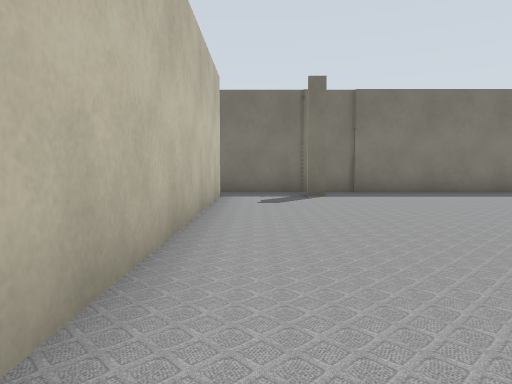
view 1 (above)

24 first-person views from a walk through a world built for the Gazebo simulator. The camera is 0.72 m above the floor, tilts 4° down and sees 70° across. The lines on the ground mark 1 m squares. The floor is counted in squares, 1 m on a side. Each view is taken from the middle of a square. On the plan, view 1 faces up. The plan holds only what a view shows up to about 11 squares ahead; the rest is blank. The place goes on beyond the plan.

view 2
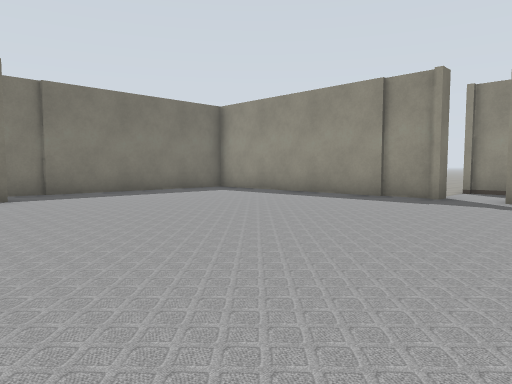

view 3
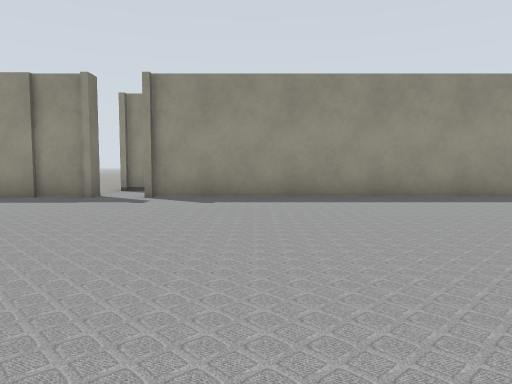

view 4
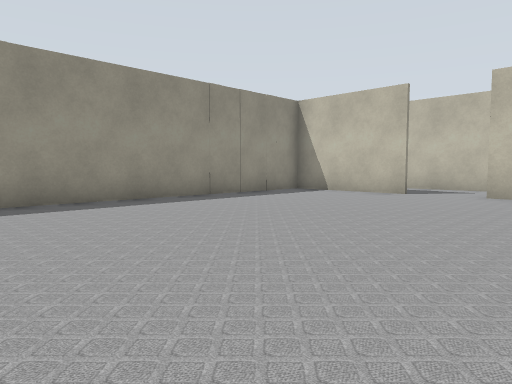

view 5
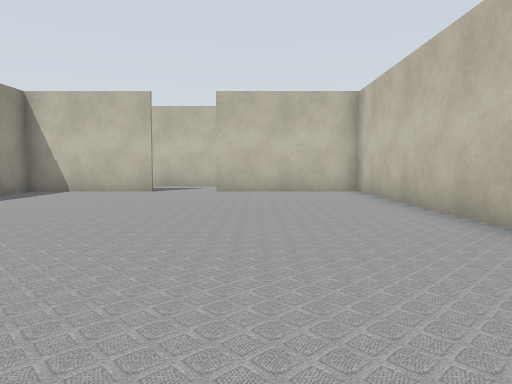

view 6
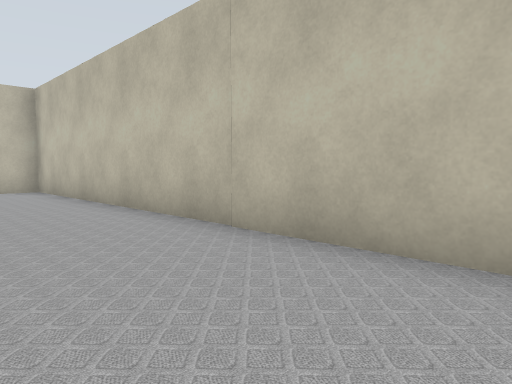

view 7
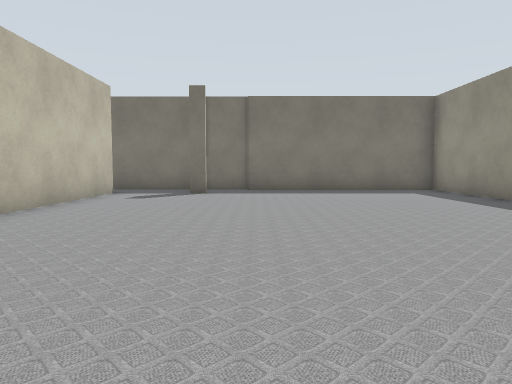

view 8
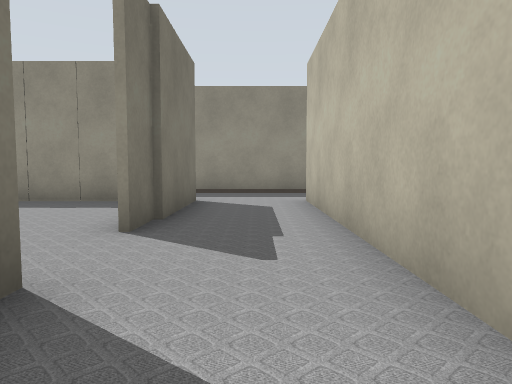

view 9
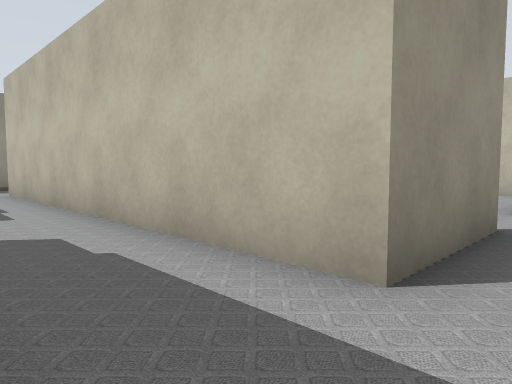

view 10
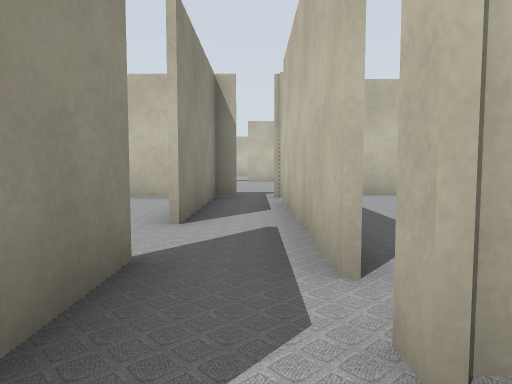

view 11
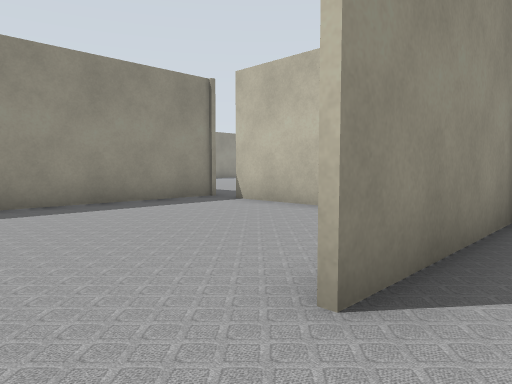

view 12
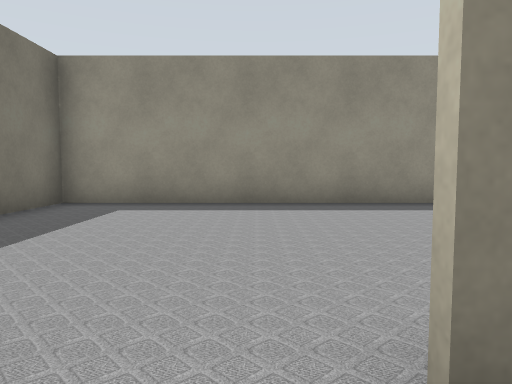

view 13
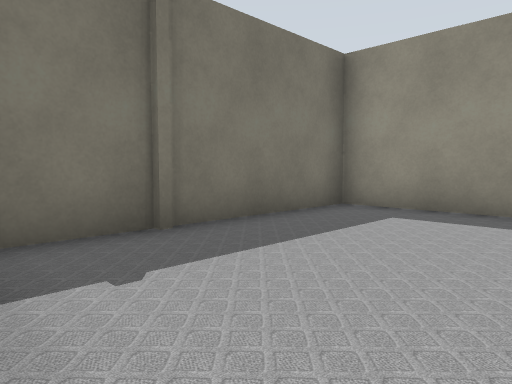

view 14
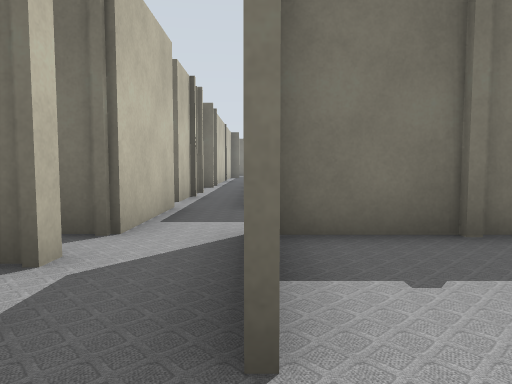

view 15
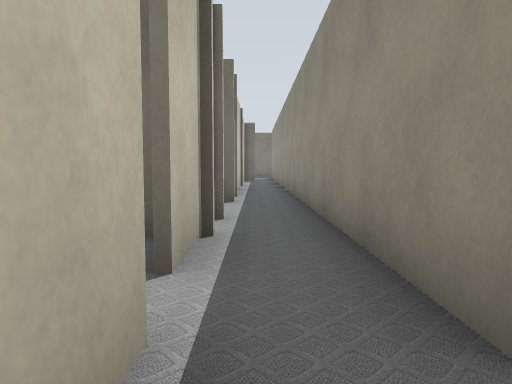

view 16
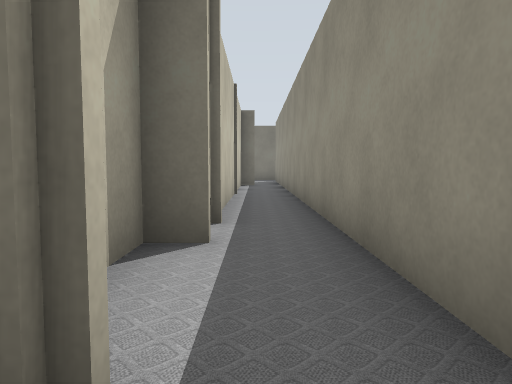

view 17
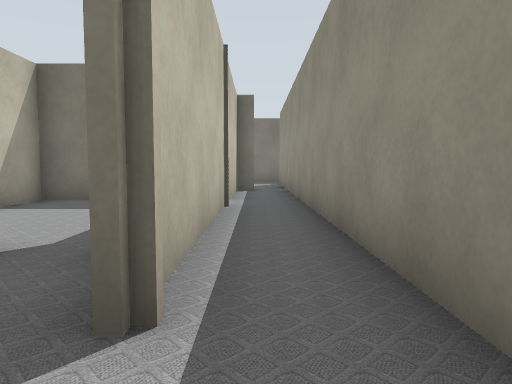

view 18
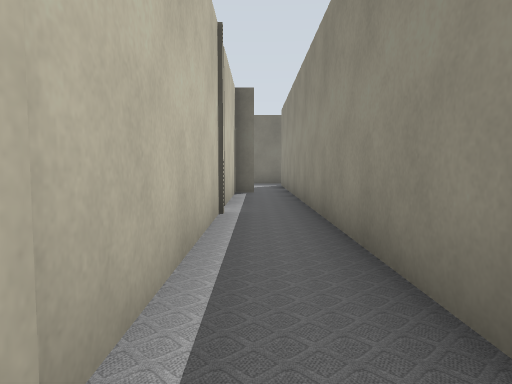

view 19
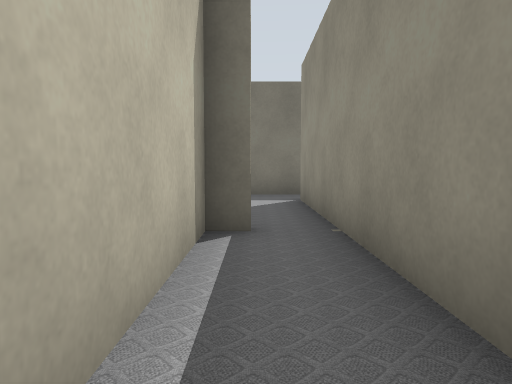

view 20
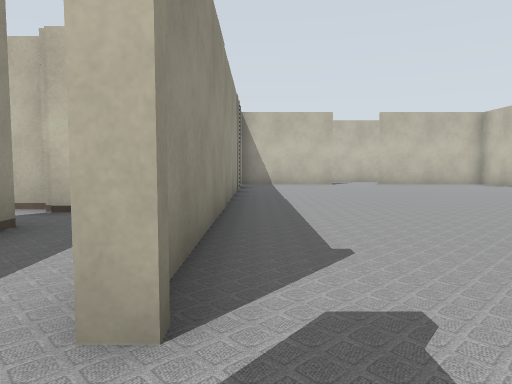

view 21
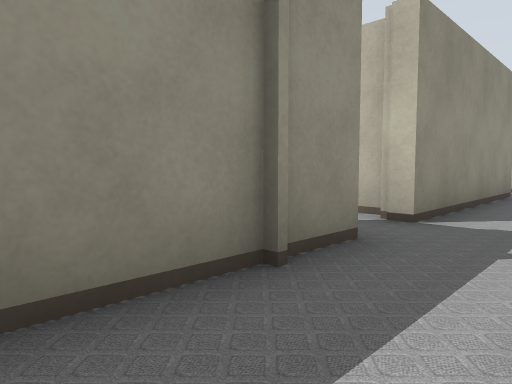

view 22
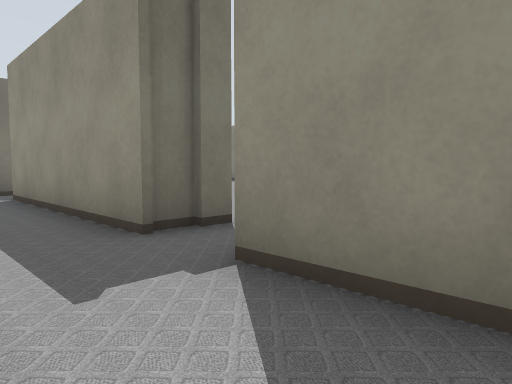

view 23
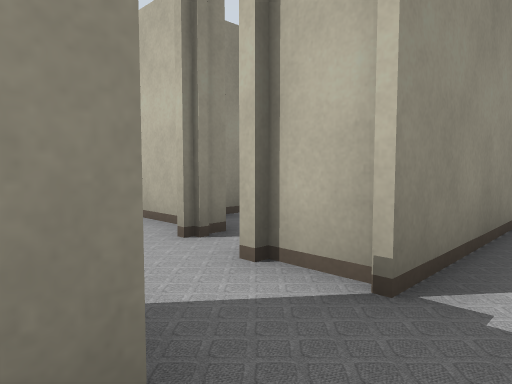

view 24
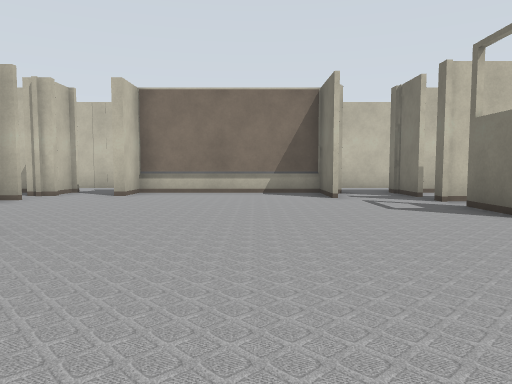

### Floor plan
Ten units are one square. View 1 is at (0, 0); x grows to the right and y downward. Boxes are objects, and circles mark ways between rooms. Rooms are numbered by the first view taken in them; rooms with no view inside come last. Other rooms are left out.
<svg viewBox="-36 -107 221 342">
<path fill="none" stroke="#000" d="M-9 4 -9 115 32 115M89 -28 86 -28 86 -101M18 -88 11 -88M49 115 86 115 86 -15M-9 -90 -9 -11M15 -102 -21 -102M72 -102 19 -102M121 83 109 83 109 27 114 27M88 116 49 116M115 31 121 31M109 135 109 101 121 101M125 12 109 12 109 -30M-10 141 88 141M-26 125 -26 142M-26 90 -26 106M-26 115 -26 125M-10 118 -10 56M-31 56 -31 65M-10 169 -10 141M-26 162 -26 215M-26 151 -26 153M-16 226 -10 226 -10 185M-26 -8 -26 45M-20 -50 -26 -50 -26 -16M-10 56 -10 -89M156 12 144 12M128 32 110 32 110 82 121 82M135 -1 135 12 131 12M132 100 132 105M139 105 149 105M121 101 121 106M-2 226 42 226M52 228 52 142 -8 142"/>
<circle cx="40" cy="120" r="3" fill="#2a7"/>
<circle cx="90" cy="-20" r="3" fill="#2a7"/>
<circle cx="-20" cy="120" r="3" fill="#2a7"/>
<circle cx="-20" cy="145" r="3" fill="#2a7"/>
<circle cx="115" cy="20" r="3" fill="#2a7"/>
<circle cx="115" cy="90" r="3" fill="#2a7"/>
<circle cx="-20" cy="60" r="3" fill="#2a7"/>
<circle cx="-10" cy="175" r="3" fill="#2a7"/>
<text x="40" y="10">1</text>
<text x="100" y="80">2</text>
<text x="-20" y="90">3</text>
<text x="-20" y="180">4</text>
<text x="-20" y="0">5</text>
<text x="180" y="30">6</text>
<text x="20" y="180">7</text>
</svg>
Room 1 opens to room 2. Room 2 opens to room 3. Room 2 opens to room 4. Room 2 opens to room 6. Room 3 opens to room 5. Room 4 opens to room 7.

Where each view was taken, in squares from view 1:
view 1: 0 up, 0 right, facing up
view 2: 0 up, 0 right, facing up-right
view 3: 1 down, 0 right, facing right
view 4: 2 down, 1 right, facing down-right
view 5: 1 down, 2 right, facing down
view 6: 0 up, 2 right, facing down-left
view 7: 1 down, 3 right, facing up
view 8: 13 down, 1 right, facing right
view 9: 12 down, 2 left, facing down-right
view 10: 14 down, 2 left, facing down
view 11: 17 down, 2 left, facing down-right
view 12: 18 down, 2 left, facing right
view 13: 18 down, 1 left, facing up-right
view 14: 18 down, 1 left, facing up
view 15: 13 down, 2 left, facing up
view 16: 9 down, 2 left, facing up
view 17: 6 down, 2 left, facing up
view 18: 5 down, 2 left, facing up
view 19: 1 up, 2 left, facing up
view 20: 3 up, 8 right, facing down
view 21: 2 up, 9 right, facing down-right
view 22: 12 down, 9 right, facing up-right
view 23: 8 down, 10 right, facing down-right
view 24: 5 down, 21 right, facing left
